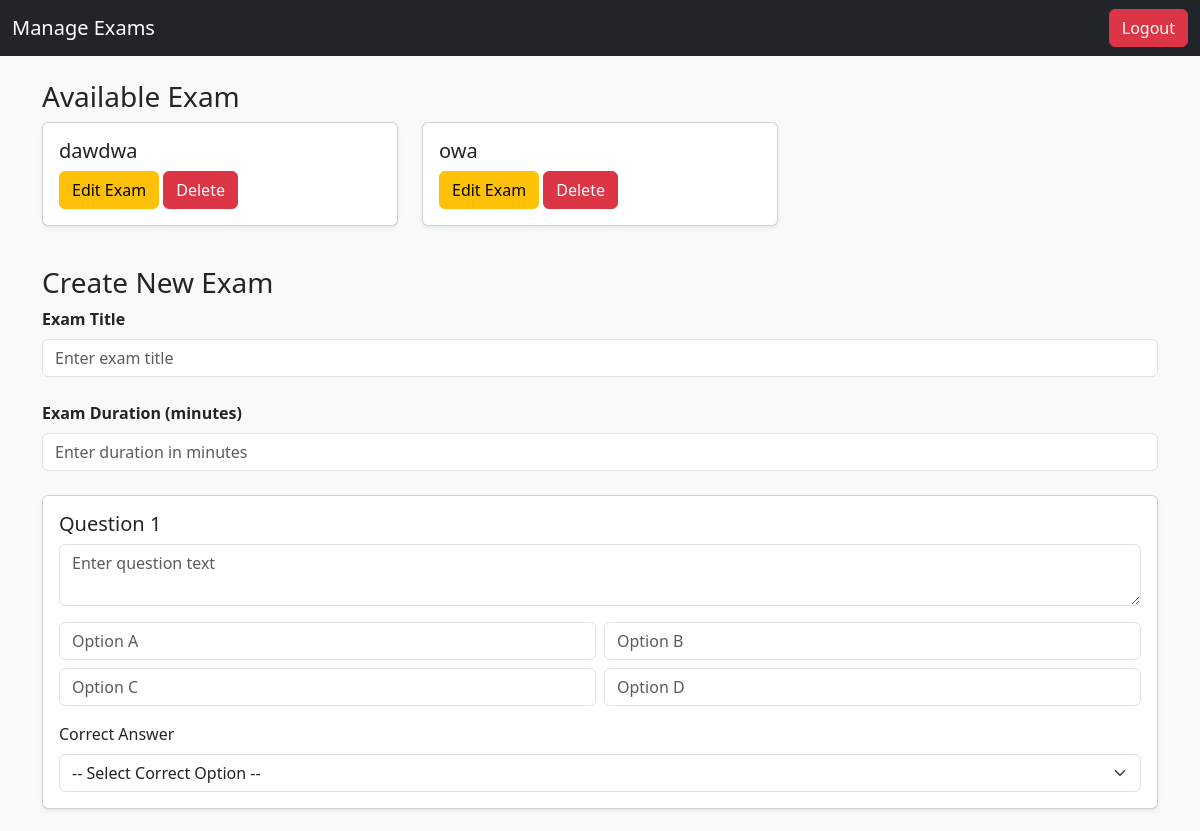
Page /admin/manage-exams (signed in, upper part) on the earlier database version.
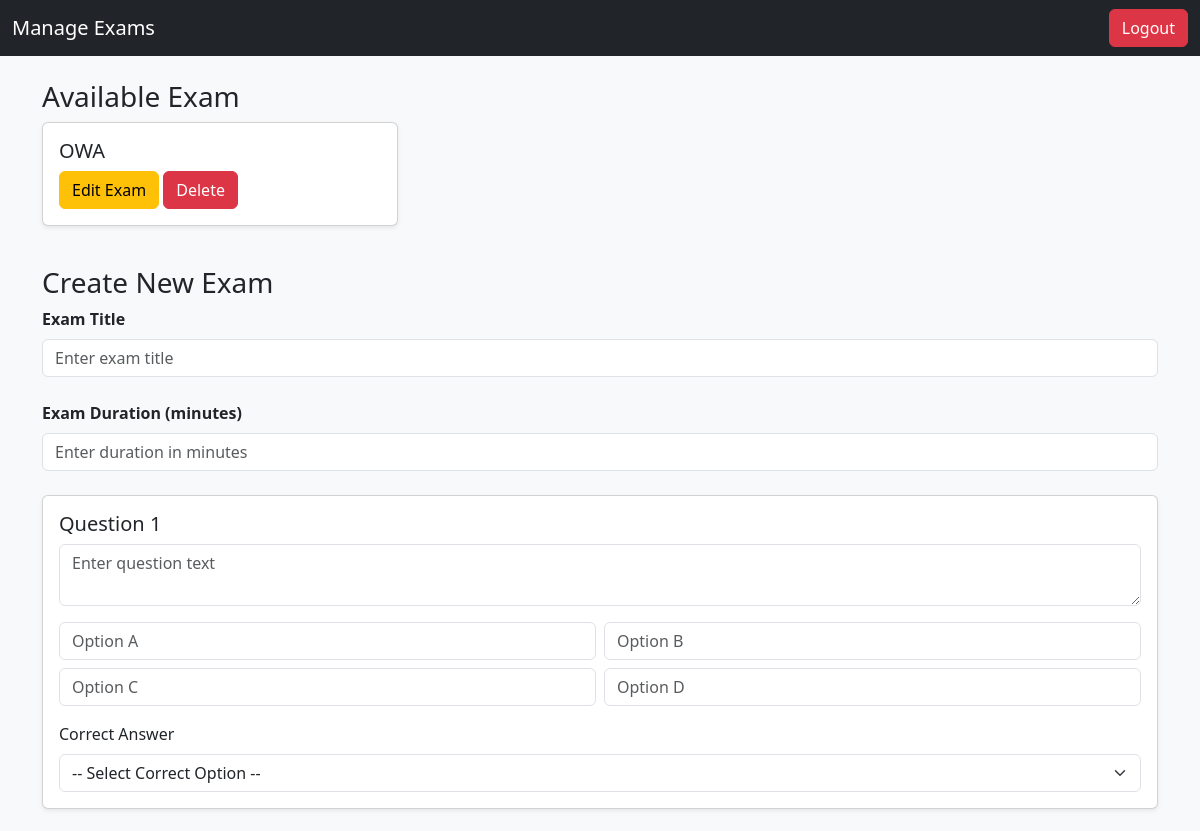
Same page on the later database version.
### models/exam.py (models this page shows)
class Exam(db.Model):
    __tablename__ = "exams"
    id = db.Column(db.Integer, primary_key=True)
    title = db.Column(db.String(100), nullable=False)
    duration = db.Column(db.Integer, nullable=False, default=30)  # in minutes
    questions = db.relationship("Question", backref="exam", lazy=True)
    results = db.relationship("Result", backref="exam", lazy=True)

### routes/admin_routes.py (the view, shortened to what this page needs)
@admin_bp.route("/manage-exams", methods=["GET", "POST"])
@login_required
def manage_exams():
    exams = Exam.query.all()
    return render_template("admin_manage_exams.html", exams=exams)

### app.py (called while the page is built)
def create_app():
    app = Flask(__name__, instance_relative_config=True)
    app.config.from_object("config.Config")
    app.config.from_pyfile("config.py", silent=True)
    db.init_app(app)
    login_manager.init_app(app)
    @login_manager.user_loader
    def load_user(user_id):
        return User.query.get(int(user_id))
    app.register_blueprint(auth_bp)
    app.register_blueprint(admin_bp)
    app.register_blueprint(student_bp)
    @app.route("/")
    def index():
        return render_template("landing.html")   # shows login/register options
    return app

### templates/admin_manage_exams.html (shortened to what this page needs)
<!DOCTYPE html>
<html lang="en">
<head>
  <link href="https://cdn.jsdelivr.net/npm/bootstrap@5.3.0/dist/css/bootstrap.min.css" rel="stylesheet">
</head>
<body class="bg-light">
  <nav class="navbar navbar-dark bg-dark">
    <div class="container-fluid">
      <a class="navbar-brand" href="#">Manage Exams</a>
      <a href="{{ url_for('auth.logout') }}" class="btn btn-danger">Logout</a>
    </div>
  </nav>
  <div class="container mt-4">
    <div class="row">
      <h3>Available Exam</h3>
      {% if exams %}
      {% for exam in exams %}
      <div class="col-md-4 mb-3">
        <div class="card shadow-sm">
          <div class="card-body">
            <h5 class="card-title">{{ exam.title }}</h5>
            <button class="btn btn-warning" data-bs-toggle="modal" data-bs-target="#editExamModal{{ exam.id }}">
              Edit Exam
            </button>
            <button class="btn btn-danger" data-bs-toggle="modal" data-bs-target="#deleteExamModal{{ exam.id }}">
              Delete
            </button>
          </div>
        </div>
      </div>
      {% endfor %}
      {% else %}
      <div class="col-12">
        <button class="btn btn-secondary" disabled>No exam found</button>
      </div>
      {% endif %}
    </div>
  </div>
  <div class="container mt-4">
    <h3>Create New Exam</h3>
    <form method="POST" action="{{ url_for('admin.manage_exams') }}">
      <div class="mb-4">
        <label class="form-label"><strong>Exam Title</strong></label>
        <input type="text" name="exam_title" class="form-control" placeholder="Enter exam title" required>
      </div>
      <div class="mb-4">
        <label class="form-label"><strong>Exam Duration (minutes)</strong></label>
        <input type="number" name="exam_duration" class="form-control" placeholder="Enter duration in minutes" required
          min="1">
      </div>
      {% for i in range(1, 6) %}
      <div class="card mb-4 shadow-sm">
        <div class="card-body">
          <h5 class="card-title">Question {{ i }}</h5>
          <div class="mb-3">
            <textarea name="question_{{ i }}" class="form-control" placeholder="Enter question text" rows="2"
              required></textarea>
          </div>
          <div class="row g-2">
            <div class="col-md-6">
              <input type="text" name="optionA_{{ i }}" class="form-control" placeholder="Option A" required>
            </div>
            <div class="col-md-6">
              <input type="text" name="optionB_{{ i }}" class="form-control" placeholder="Option B" required>
            </div>
            <div class="col-md-6">
              <input type="text" name="optionC_{{ i }}" class="form-control" placeholder="Option C" required>
            </div>
            <div class="col-md-6">
              <input type="text" name="optionD_{{ i }}" class="form-control" placeholder="Option D" required>
            </div>
          </div>
          <div class="mt-3">
            <label class="form-label">Correct Answer</label>
            <select name="correct_{{ i }}" class="form-select" required>
              <option value="">-- Select Correct Option --</option>
            </select>
          </div>
        </div>
      </div>
      {% endfor %}
    </form>
  </div>
</body>
</html>

Differences in the rows shown:
removed Exam: title "owa"
changed Exam: title "dawdwa" → "OWA"
